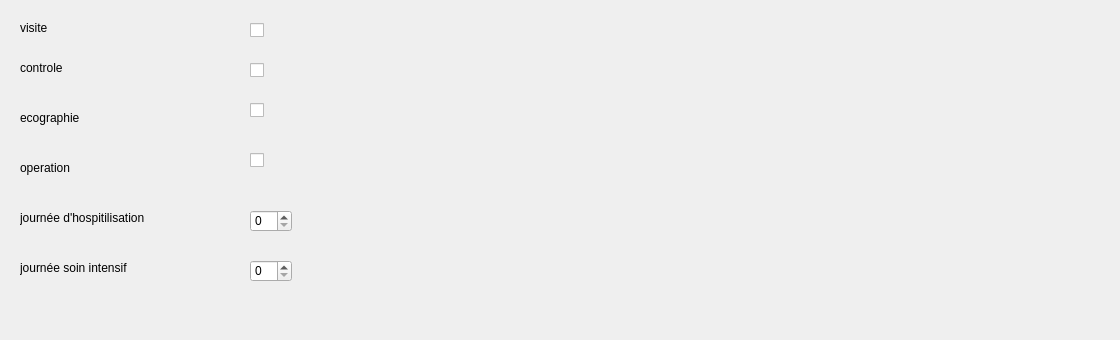
      <widget class="QWidget" name="tab_20">
       <attribute name="title">
        <string>generaliste</string>
       </attribute>
       <widget class="QLabel" name="label_176">
        <property name="geometry">
         <rect>
          <x>20</x>
          <y>60</y>
          <width>55</width>
          <height>16</height>
         </rect>
        </property>
        <property name="text">
         <string>controle</string>
        </property>
       </widget>
       <widget class="QLabel" name="label_177">
        <property name="geometry">
         <rect>
          <x>20</x>
          <y>260</y>
          <width>121</width>
          <height>16</height>
         </rect>
        </property>
        <property name="text">
         <string>journée soin intensif</string>
        </property>
       </widget>
       <widget class="QCheckBox" name="gen4_2">
        <property name="geometry">
         <rect>
          <x>250</x>
          <y>150</y>
          <width>81</width>
          <height>20</height>
         </rect>
        </property>
        <property name="text">
         <string/>
        </property>
       </widget>
       <widget class="QCheckBox" name="gen3_2">
        <property name="geometry">
         <rect>
          <x>250</x>
          <y>100</y>
          <width>81</width>
          <height>20</height>
         </rect>
        </property>
        <property name="text">
         <string/>
        </property>
       </widget>
       <widget class="QSpinBox" name="gen6_2">
        <property name="geometry">
         <rect>
          <x>250</x>
          <y>260</y>
          <width>42</width>
          <height>22</height>
         </rect>
        </property>
       </widget>
       <widget class="QLabel" name="label_178">
        <property name="geometry">
         <rect>
          <x>20</x>
          <y>110</y>
          <width>111</width>
          <height>16</height>
         </rect>
        </property>
        <property name="text">
         <string>ecographie</string>
        </property>
       </widget>
       <widget class="QLabel" name="label_179">
        <property name="geometry">
         <rect>
          <x>20</x>
          <y>210</y>
          <width>151</width>
          <height>16</height>
         </rect>
        </property>
        <property name="text">
         <string>journée d'hospitilisation</string>
        </property>
       </widget>
       <widget class="QSpinBox" name="gen5_2">
        <property name="geometry">
         <rect>
          <x>250</x>
          <y>210</y>
          <width>42</width>
          <height>22</height>
         </rect>
        </property>
       </widget>
       <widget class="QLabel" name="label_180">
        <property name="geometry">
         <rect>
          <x>20</x>
          <y>20</y>
          <width>55</width>
          <height>16</height>
         </rect>
        </property>
        <property name="text">
         <string>visite</string>
        </property>
       </widget>
       <widget class="QLabel" name="label_181">
        <property name="geometry">
         <rect>
          <x>20</x>
          <y>160</y>
          <width>55</width>
          <height>16</height>
         </rect>
        </property>
        <property name="text">
         <string>operation</string>
        </property>
       </widget>
       <widget class="QCheckBox" name="gen2_2">
        <property name="geometry">
         <rect>
          <x>250</x>
          <y>60</y>
          <width>81</width>
          <height>20</height>
         </rect>
        </property>
        <property name="text">
         <string/>
        </property>
       </widget>
       <widget class="QCheckBox" name="gen1_2">
        <property name="geometry">
         <rect>
          <x>250</x>
          <y>20</y>
          <width>81</width>
          <height>20</height>
         </rect>
        </property>
        <property name="text">
         <string/>
        </property>
       </widget>
       <widget class="QLabel" name="label_182">
        <property name="geometry">
         <rect>
          <x>910</x>
          <y>160</y>
          <width>201</width>
          <height>171</height>
         </rect>
        </property>
        <property name="text">
         <string/>
        </property>
        <property name="pixmap">
         <pixmap>:/Downloads/facture.png</pixmap>
        </property>
        <property name="scaledContents">
         <bool>true</bool>
        </property>
       </widget>
      </widget>
